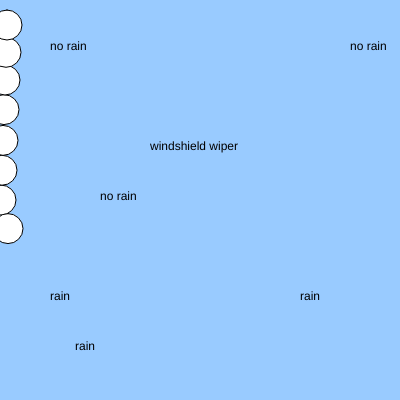
Frame 1 (no input)
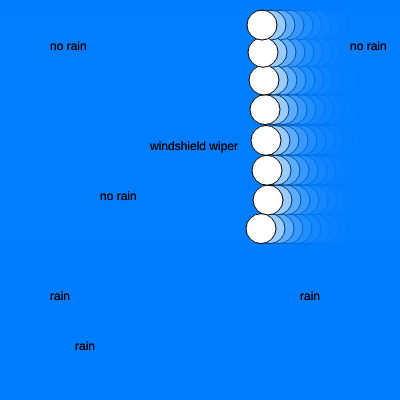
Frame 60 (no input)
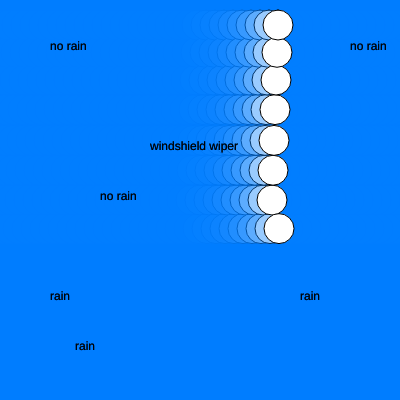
Frame 120 (the mouse pressed at the canvas centre since frame 60)

The p5.js sketch that drew these frames (run headless with seeded random() and noise() and a simulated clock; from frame 60 on, the mouse is pressed at the canvas centre):

// p5.js sketch
// ── sketch.js
let canvasWidth = 400;
let canvasHeight = 400;
let x = 0;
let rectSize = 30;
let goingForward = true;
let color = 300

function setup() {
  createCanvas(canvasWidth, canvasHeight);
  rectMode(CENTER);
}

function draw() {
  
  background(0, 126, 255, 102);
  
  if (goingForward) {
    x++;
  } else {
    x--; 
  }
  if (x == canvasWidth) {
    goingForward = false;
  }
  if (x == 0) {
    goingForward = true;
  }

  rect(x, canvasHeight/2, rectSize, rectSize, color);

 
  if (goingForward) {
    x++;
  } else {
    x--; 
  }
  if (x == canvasWidth) {
    goingForward = false;
  }
  if (x == 0) {
    goingForward = true;
  }

  rect(x, canvasHeight/2.35, rectSize, rectSize, color);

  if (goingForward) {
    x++;
  } else {
    x--; 
  }
  if (x == canvasWidth) {
    goingForward = false;
  }
  if (x == 0) {
    goingForward = true;
  }
  rect(x, canvasHeight/2.85, rectSize, rectSize, color);

  if (goingForward) {
    x++;
  } else {
    x--; 
  }
  if (x == canvasWidth) {
    goingForward = false;
  }
  if (x == 0) {
    goingForward = true;
  }
  rect(x, canvasHeight/3.65, rectSize, rectSize, color);
  if (goingForward) {
    x++;
  } else {
    x--; 
  }
  if (x == canvasWidth) {
    goingForward = false;
  }
  if (x == 0) {
    goingForward = true;
  }
  rect(x, canvasHeight/5, rectSize, rectSize, color);
  if (goingForward) {
    x++;
  } else {
    x--; 
  }
  if (x == canvasWidth) {
    goingForward = false;
  }
  if (x == 0) {
    goingForward = true;
  }
  rect(x, canvasHeight/7.65, rectSize, rectSize, color);
  if (goingForward) {
    x++;
  } else {
    x--; 
  }
  if (x == canvasWidth) {
    goingForward = false;
  }
  if (x == 0) {
    goingForward = true;
  }
  rect(x, canvasHeight/16, rectSize, rectSize, color);

  if (goingForward) {
    x++;
  } else {
    x--; 
  }
  if (x == canvasWidth) {
    goingForward = false;
  }
  if (x == 0) {
    goingForward = true;
  }
  rect(x, canvasHeight/1.75, rectSize, rectSize, color);


if (goingForward) {
  x++;
} else {
  x--; 
}
if (x == canvasWidth) {
  goingForward = false;
}
if (x == 0) {
  goingForward = true;
}

text('windshield wiper', 150, 150)
text('no rain', 100, 200)
text('rain', 300, 300)
text('no rain', 50, 50)
text('no rain', 350, 50)
text('rain', 50, 300)
text('rain', 75, 350)
}
